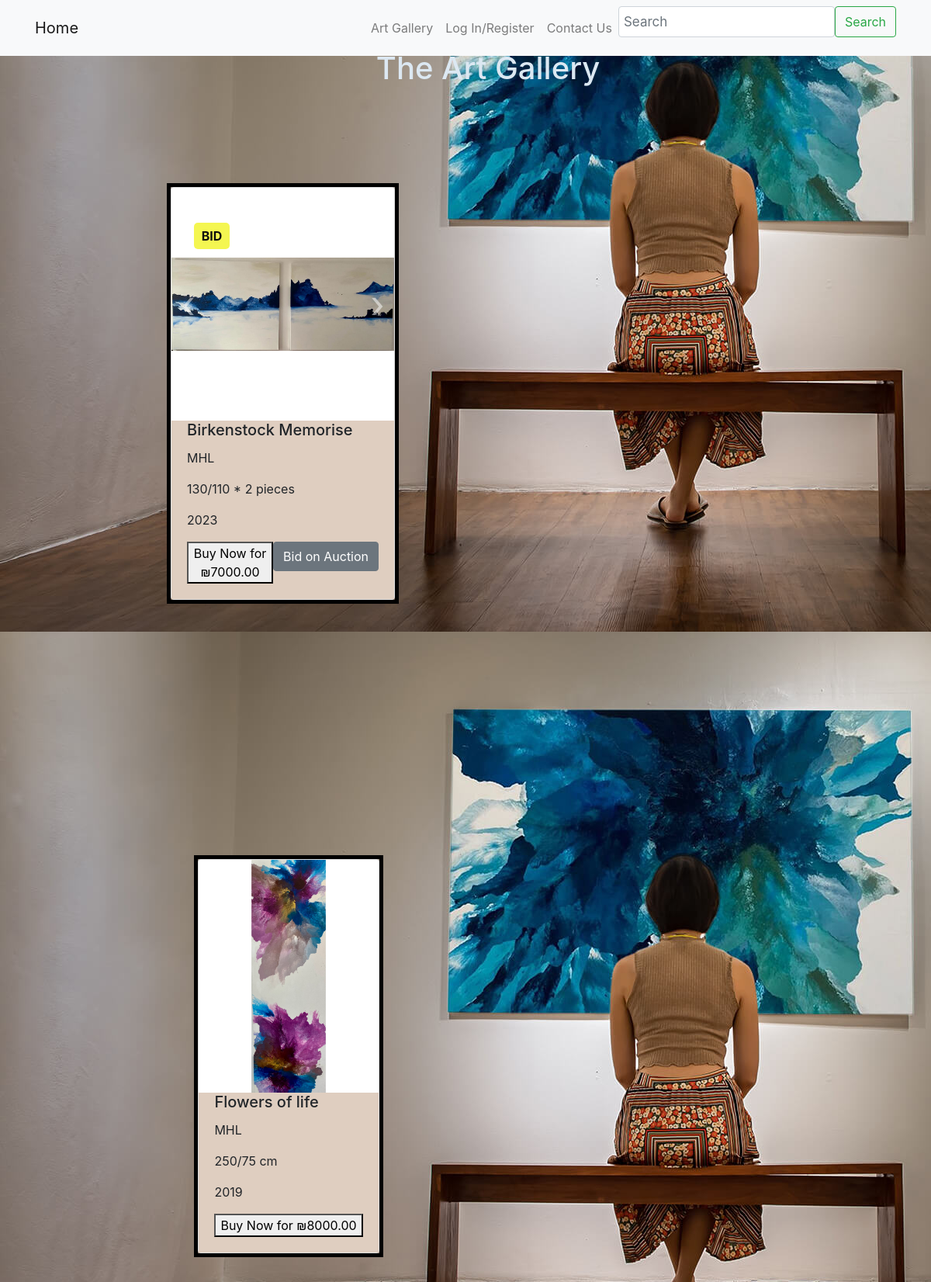
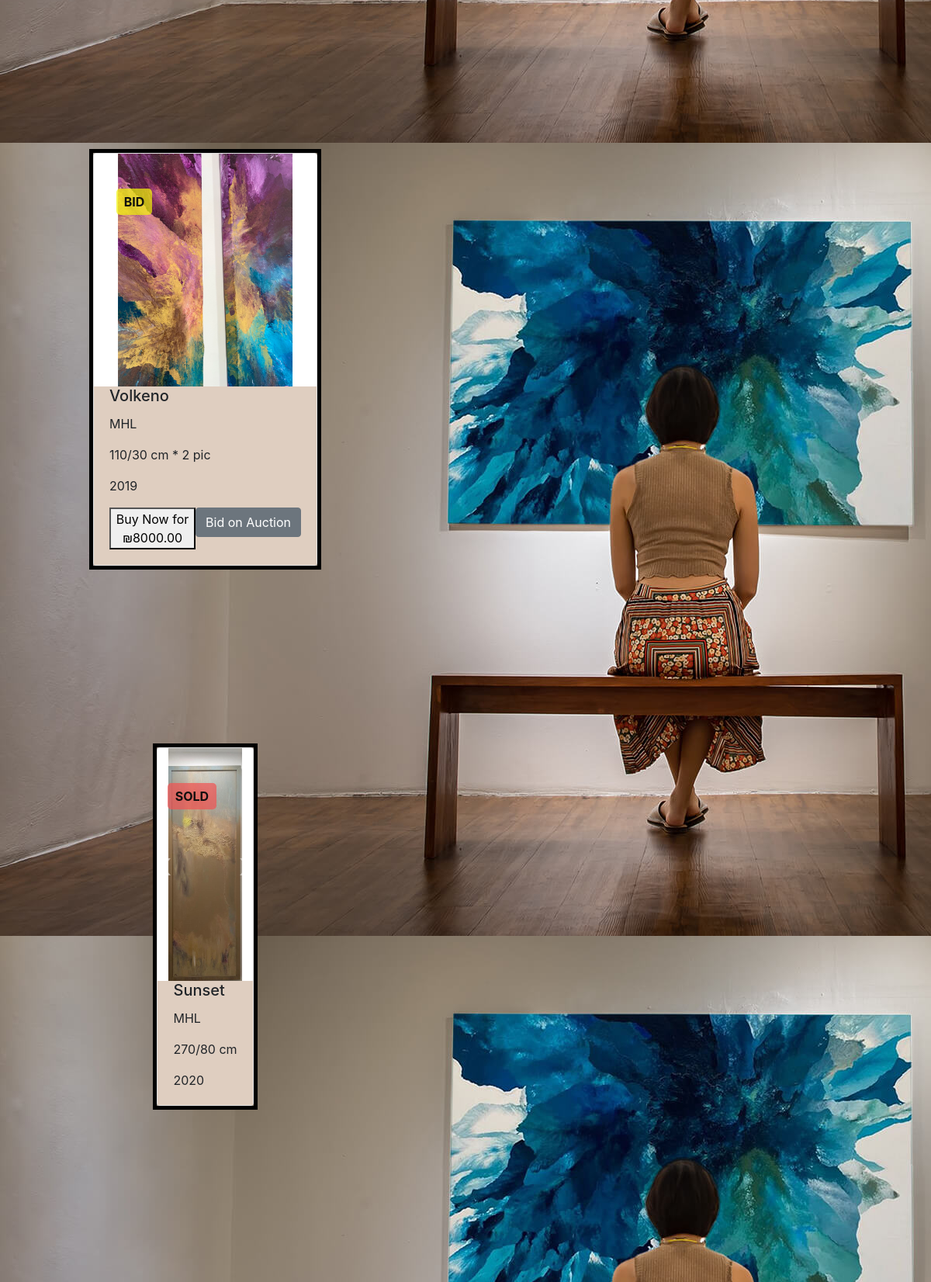
Page /art_gallery/ (upper part) on the committed database (2 pictures, top to bottom).
### auction/models.py (models this page shows, shortened)
class ArtPieceImage(models.Model):
    images = models.ImageField(upload_to='art_pieces/', null=True, blank=True)
    art_piece = models.ForeignKey(ArtPiece, related_name='artpiece_images', on_delete=models.CASCADE)

class ArtPiece(models.Model):
    name = models.CharField(
        verbose_name='Art Piece Name',
        help_text='The name of the art piece',
        max_length=50,
        null=False
    )
    artist = models.CharField(
        verbose_name='Artist Name',
        help_text='The name of the artist',
        max_length=50,
        null=False,
        default="Unknown"
    )
    size = models.CharField(
        verbose_name='Size',
        help_text='The size of the art piece',
        max_length=20,
        null=False,
        default="Not specified"
    )
    year = models.PositiveIntegerField(
        verbose_name='Year',
        help_text='The year when the art piece was created',
        null=False,
        default=0
    )
    collector = models.ForeignKey(
        MyUser,
        verbose_name='Collector',
        help_text='The collector who owns this art piece.',
        on_delete=models.SET_NULL,
        null=True,
        blank=True
    )
    is_sold = models.BooleanField(
        verbose_name='Is Sold',
        help_text='True if the art piece has been sold.',
        default=False
    )
    is_on_auction = models.BooleanField(
        verbose_name='Is On Auction',
        help_text='True if the art piece has been on auction.',
        default=False
    )
    price = models.DecimalField(
        verbose_name='Purchased Price',
        help_text='The purchased price of the art piece.',
        max_digits=10,
        decimal_places=2,
        null=True,
        blank=True
    )
    minimum_price = models.DecimalField(
        verbose_name='Minimum Price',
        help_text='The minimum price of the art piece.',
        max_digits=10,
        decimal_places=2,
        null=True,
        blank=True
    )
    buy_now_price = models.DecimalField(
        verbose_name='Buy Now Price',
        help_text='The price of the art piece for immediate purchase.',
        max_digits=10,
        decimal_places=2,
        null=True,
        blank=True
    )

### auction/views.py (the view)
# urls.py: path('art_gallery/', views.art_gallery, name='art_gallery'),
def art_gallery(request):
    art_pieces = ArtPiece.objects.all().order_by('-is_on_auction')
    context = {'art_pieces': art_pieces}
    art_pieces = ArtPiece.objects.all().order_by('is_sold')
    return render(request, 'art_gallery.html', {'art_pieces': art_pieces})

### auction/templates/art_gallery.html (shortened to what this page needs)
    <title1 style="color: rgb(5, 36, 63);">The Art Gallery</title1>
    <link rel="stylesheet" href="https://stackpath.bootstrapcdn.com/bootstrap/4.3.1/css/bootstrap.min.css">
    <link rel="stylesheet" href="https://cdnjs.cloudflare.com/ajax/libs/ekko-lightbox/5.3.0/ekko-lightbox.css">
    <link rel="stylesheet" href="https://maxcdn.bootstrapcdn.com/bootstrap/4.0.0/css/bootstrap.min.css">
    {% load static %}
    <link rel="stylesheet" href="{% static 'css/styleartgallery.css' %}">
</head>
<body id= "backgroundPic" p style="background-image: url('/media/backpichome.jpg');">
<nav class="navbar navbar-expand-lg navbar-light bg-light fixed-top">
    <div class="container">
        <a class="navbar-brand" href="{% url 'home' %}">Home</a>
        <div class="collapse navbar-collapse" id="navbarNav">
            <ul class="navbar-nav ml-auto">
                <li class="nav-item">
                    <a class="nav-link" href="{% url 'art_gallery' %}">Art Gallery</a>
                </li>
                {% if user.is_authenticated %}
                    <li class="nav-item">
                        <a class="nav-link" href="{% url 'my_collection' %}">My Collection</a>
                    </li>
                    <li class="nav-item">
                        <a class="nav-link" href="{% url 'logout' %}">Logout</a>
                    </li>
                {% else %}
                    <li class="nav-item">
                        <a class="nav-link" href="{% url 'login' %}">Log In/Register</a>
                    </li>
                {% endif %}
                <li class="nav-item">
                    <a class="nav-link" href="{% url 'contact_us' %}">Contact Us</a>
                </li>
            </ul>
            <form class="d-flex" action="{% url 'search' %}" method="get">
                <input class="form-control me-2" type="search" name="q" placeholder="Search" aria-label="Search">
                <button class="btn btn-outline-success" type="submit">Search</button>
            </form>
        </div>
    </div>
</nav>
{% load static %}
<div class="container" style="margin-left: 100px;">
    <h1 class="text-center my-4" style="color: rgb(220, 232, 242);">The Art Gallery</h1>
       <div class="row">
            {% for art_piece in art_pieces %}
            <div class="col-md-6 mb-4 d-flex justify-content-center">
                <aside class="art-piece-container">
                        <div class="card" style="height: 100%; width: 100%;">
                            <div id="carouselExampleControls{{ forloop.counter }}" class="carousel slide" data-bs-ride="carousel">
                                <div class="carousel-inner" style="object-fit: contain;">
                                    {% if art_piece.is_sold %}
                                    <div class="sold-tag">Sold</div>
                                    {% endif %}
                                    {% for image in art_piece.artpiece_images.all %}
                                    <div class="carousel-item {% if forloop.first %}active{% endif %}">
                                        <img src="{{ image.images.url }}" class="d-block w-100 art-piece-image" alt="{{ art_piece.name }}">
                                    </div>
                                    {% endfor %}
                                </div>
                                {% if art_piece.is_on_auction is True  %}
                                    <div class="bid-tag">Bid</div>
                                {% endif %}
                                <a href="#" class="carousel-control-prev round" data-bs-target="#carouselExampleControls{{ forloop.counter }}" data-bs-slide="prev" style="font-size: 3rem;">&#8249;</a>
                                <a href="#" class="carousel-control-next round" data-bs-target="#carouselExampleControls{{ forloop.counter }}" data-bs-slide="next" style="font-size: 3rem;">&#8250;</style></style></a>
                            </div>
                            <div class="card-body">
                                <h5 class="card-title">{{ art_piece.name }}</h5>
                                <p class="card-text">{{ art_piece.artist }}</p>
                                <p class="card-text">{{ art_piece.size }}</p>
                                <p class="card-text">{{ art_piece.year }}</p>
                                {% if not art_piece.is_sold %}
                                <div class="mb-3 d-flex justify-content-between">
                                    <a href="{% url 'buy_now' art_piece.id %}">
                                        <button class="buy-now-btnnn" data-art-id="{{ art_piece.id }}">
                                            Buy Now for ₪{{ art_piece.buy_now_price }}</button>
                                    </a>
                                    {% if art_piece.is_on_auction is True %}
                                    <a href="{% url 'bidd' art_piece.id %}">
                                        <button class="btn btn-secondary">Bid on Auction</button>
                                    </a>
                                {% endif %}
                                </div>
                                </div>
                                {% endif %}
                            </div>
                        </div>
                    </aside>
                </div>
            {% endfor %}
  {% load static %}

### auction/static/css/styleartgallery.css (style rules this page uses)
#backgroundPic { background-position: center; }
h1 { scroll-behavior: auto; color: rgb(0, 0, 0); margin: 10px }
.row { margin-bottom: 100px; }
.form-control { padding: 6px; font-size: 17px; }
body { background-attachment: scroll; height: fit-content; width: fit-content; }
.card-body { background-color: #dfcec0; }
.art-piece-image { height: 300px; width: 200px; object-fit: contain; }
.carousel-inner img { height: 300px; width: 200px; }
.carousel-control-prev { left: 0; }
.carousel-control-next { right: 0; }
.sold-tag { position: absolute; z-index: 1; top: 15%; left: 10%; background-color: rgba(241, 83, 83, 0.7); color: rgb(15, 14, 14); padding: 5px 10px; font-size: 16px; font-weight: bold; border-radius: 5px; text-transform: uppercase; }
.bid-tag { position: absolute; z-index: 1; top: 15%; left: 10%; background-color: rgba(239, 243, 8, 0.7); color: rgb(15, 14, 14); padding: 5px 10px; font-size: 16px; font-weight: bold; border-radius: 5px; text-transform: uppercase; }
.art-piece-container { display: flex; justify-content: center; align-items: center; height: fit-content; width: fit-content; border: 5px solid black; margin: 100px; }
.carousel-inner { margin-bottom: 0; }
.card-body { padding-top: 0; }
.mb-3 { margin-bottom: 0 !important; }

### rows in the picture
ArtPiece: is_on_auction "BID", name "Birkenstock Memorise", artist "MHL", size "130/110 * 2 pieces", year "2023", buy_now_price "7000.00"
ArtPieceImage: images (picture)
ArtPiece: name "Flowers of life", artist "MHL", size "250/75 cm", year "2019", buy_now_price "8000.00"
ArtPieceImage: images (picture)
ArtPiece: is_on_auction "BID", name "Volkeno", artist "MHL", size "110/30 cm * 2 pic", year "2019", buy_now_price "8000.00"
ArtPieceImage: images (picture)
ArtPiece: is_sold "SOLD", name "Sunset", artist "MHL", size "270/80 cm", year "2020"
ArtPieceImage: images (picture)
